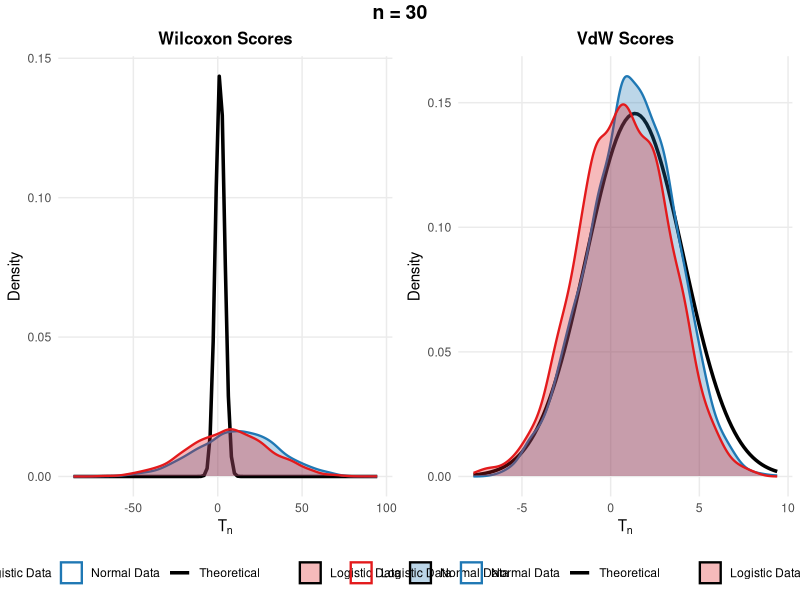
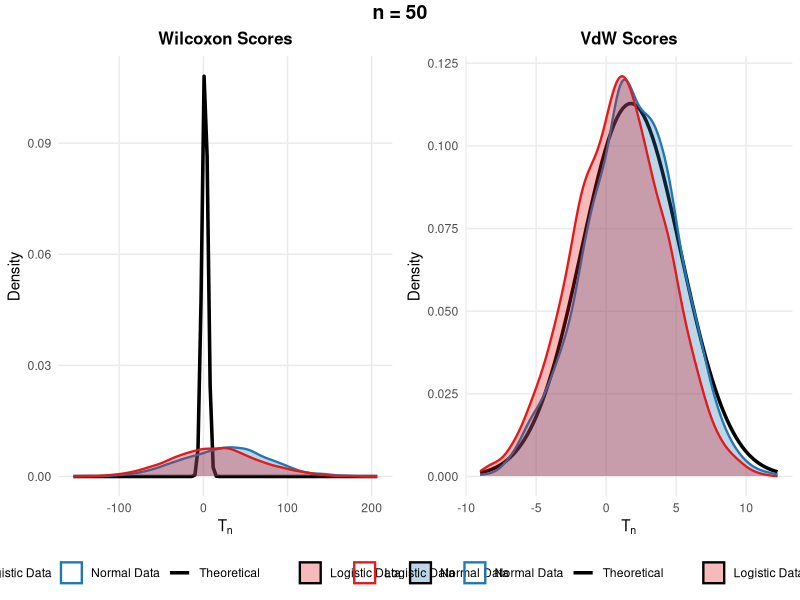
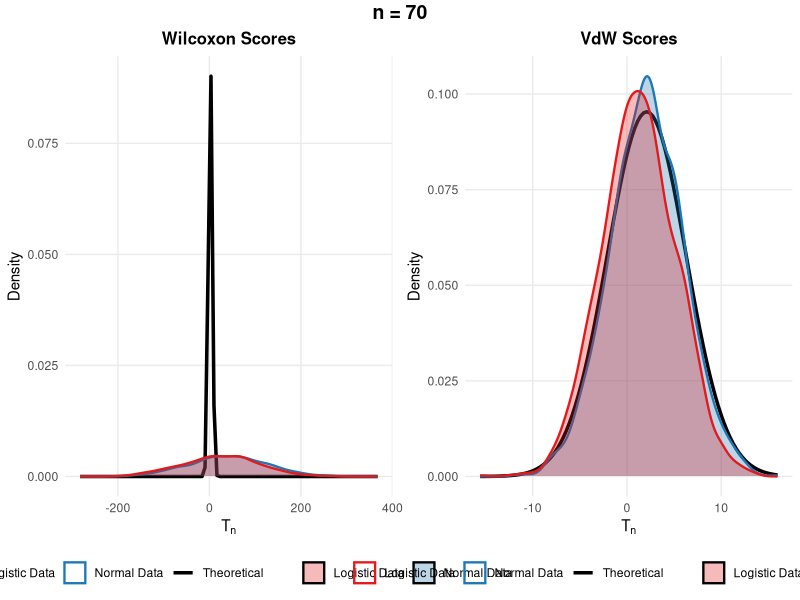
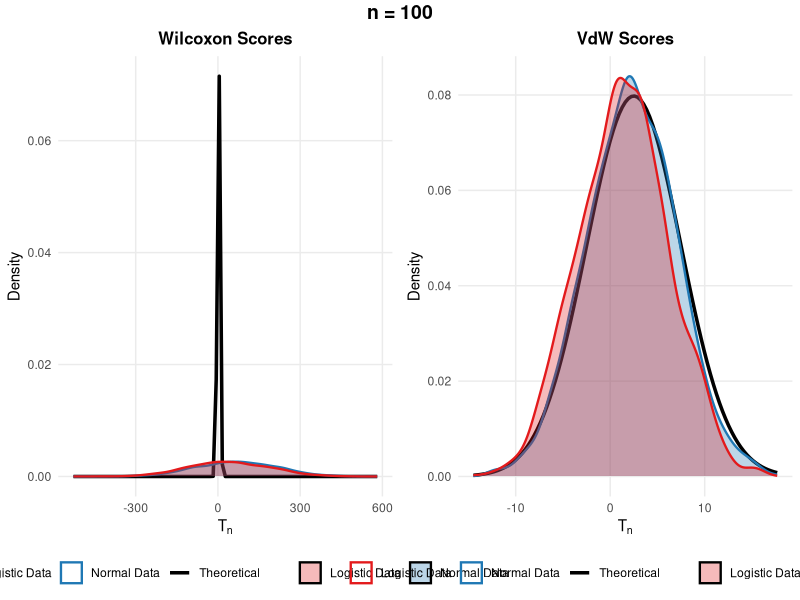
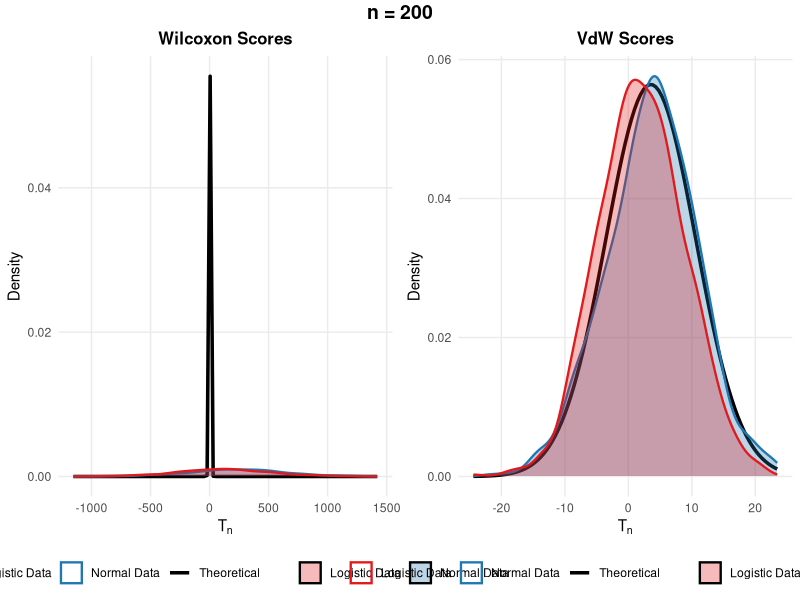

Recreate these plots in R, in order.
# =============================================================================
# APPLICATION OF LE CAM'S LEMMA: FINITE-SAMPLE PERFORMANCE
# =============================================================================
# This script simulates linear rank statistics under local alternatives
# and compares empirical distributions with theoretical normal approximations.
# =============================================================================

# Load required libraries
library(ggplot2)
library(dplyr)
library(tidyr)
library(gridExtra)

# Set seed for reproducibility
set.seed(123)

# =============================================================================
# 1. HELPER FUNCTIONS
# =============================================================================

# Compute Wilcoxon scores
wilcoxon_scores <- function(n) {
  return(1:n)
}

# Compute Van der Waerden scores
vdw_scores <- function(n) {
  return(qnorm((1:n) / (n + 1)))
}

# Compute linear rank statistic T_n
compute_Tn <- function(x, y, score_func) {
  n1 <- length(x)
  n2 <- length(y)
  n <- n1 + n2
  
  pooled <- c(x, y)
  ranks <- rank(pooled)
  c_i <- c(rep(0, n1), rep(1, n2))
  c_bar <- mean(c_i)
  a_ranks <- score_func(n)[ranks]
  T_n <- sum((c_i - c_bar) * a_ranks)
  
  return(T_n)
}

# Generate data under alternative (theta_n = 1/sqrt(n))
generate_alternative_data <- function(n1, n2, dist_type) {
  n <- n1 + n2
  theta_n <- 1 / sqrt(n)
  
  if (dist_type == "normal") {
    x <- rnorm(n1, mean = 0, sd = 1)
    y <- rnorm(n2, mean = theta_n, sd = 1)
  } else if (dist_type == "logistic") {
    x <- rlogis(n1, location = 0, scale = 1)
    y <- rlogis(n2, location = theta_n, scale = 1)
  }
  
  return(list(x = x, y = y))
}

# Compute theoretical parameters under alternative
theoretical_params <- function(n1, n2, dist_type, score_type) {
  n <- n1 + n2
  
  if (dist_type == "normal") {
    sigma2_psi <- 1
    if (score_type == "wilcoxon") {
      g0 <- 1 / (2 * sqrt(pi))
    } else if (score_type == "vdw") {
      g0 <- 1
    }
  } else if (dist_type == "logistic") {
    sigma2_psi <- 1/3
    if (score_type == "wilcoxon") {
      g0 <- 1/6
    } else if (score_type == "vdw") {
      g0 <- 1/sqrt(pi)
    }
  }
  
  mean_T <- (n1 * n2 / n) * g0 / sqrt(n)
  var_T <- (n1 * n2 / n) * sigma2_psi
  sd_T <- sqrt(var_T)
  
  return(list(mean = mean_T, sd = sd_T))
}

# =============================================================================
# 2. MAIN SIMULATION FUNCTION
# =============================================================================

run_simulation <- function(n, n_sim = 2000) {
  n1 <- n2 <- n/2
  
  cat("\nRunning simulation for n =", n, "\n")
  
  # Results storage
  all_results <- data.frame()
  
  # Score function definitions
  score_functions <- list(
    "Wilcoxon" = wilcoxon_scores,
    "VdW" = vdw_scores
  )
  
  score_types <- list(
    "Wilcoxon" = "wilcoxon",
    "VdW" = "vdw"
  )
  
  # Loop over score types
  for (score_name in names(score_functions)) {
    score_func <- score_functions[[score_name]]
    score_type <- score_types[[score_name]]
    
    # Loop over data distributions
    for (dist_type in c("Normal", "Logistic")) {
      dist_type_lower <- tolower(dist_type)
      
      # Storage for T_n values
      Tn_values <- numeric(n_sim)
      
      # Generate data and compute T_n
      for (i in 1:n_sim) {
        data <- generate_alternative_data(n1, n2, dist_type_lower)
        Tn_values[i] <- compute_Tn(data$x, data$y, score_func)
      }
      
      # Compute theoretical parameters
      theo_params <- theoretical_params(n1, n2, dist_type_lower, score_type)
      
      # Store results
      temp_results <- data.frame(
        Tn = Tn_values,
        n = rep(as.numeric(n), n_sim),
        score = rep(as.character(score_name), n_sim),
        distribution = rep(as.character(dist_type), n_sim),
        theo_mean = rep(as.numeric(theo_params$mean), n_sim),
        theo_sd = rep(as.numeric(theo_params$sd), n_sim)
      )
      all_results <- rbind(all_results, temp_results)
    }
  }
  
  # =========================================================================
  # 3. CREATE DENSITY PLOTS FOR THIS SAMPLE SIZE
  # =========================================================================
  
  plot_list <- list()
  
  for (score_name in c("Wilcoxon", "VdW")) {
    
    # Subset data for this score
    score_data <- subset(all_results, score == score_name)
    
    # Get theoretical parameters
    theo_mean <- unique(score_data$theo_mean)[1]
    theo_sd <- unique(score_data$theo_sd)[1]
    
    # Subset data by distribution
    normal_data <- subset(score_data, distribution == "Normal")
    logistic_data <- subset(score_data, distribution == "Logistic")
    
    # Create the plot
    p <- ggplot(score_data, aes(x = Tn)) +
      # Theoretical normal density
      stat_function(
        fun = function(x) dnorm(x, mean = theo_mean, sd = theo_sd),
        aes(color = "Theoretical"),
        linewidth = 1.2,
        linetype = "solid"
      ) +
      # Empirical density for Normal data
      geom_density(
        data = normal_data,
        aes(color = "Normal Data", fill = "Normal Data"),
        alpha = 0.3,
        linewidth = 0.8
      ) +
      # Empirical density for Logistic data
      geom_density(
        data = logistic_data,
        aes(color = "Logistic Data", fill = "Logistic Data"),
        alpha = 0.3,
        linewidth = 0.8
      ) +
      # Labels and theme
      labs(
        title = paste(score_name, "Scores"),
        x = expression(T[n]),
        y = "Density",
        color = "",
        fill = ""
      ) +
      theme_minimal() +
      theme(
        plot.title = element_text(hjust = 0.5, face = "bold", size = 12),
        legend.position = "bottom",
        legend.box = "horizontal",
        panel.grid.minor = element_blank()
      ) +
      scale_color_manual(
        values = c("Theoretical" = "black", 
                   "Normal Data" = "#1f78b4", 
                   "Logistic Data" = "#e31a1c")
      ) +
      scale_fill_manual(
        values = c("Normal Data" = "#1f78b4", 
                   "Logistic Data" = "#e31a1c")
      )
    
    plot_list[[score_name]] <- p
  }
  
  # Combine plots for this sample size
  combined_plot <- grid.arrange(
    plot_list[["Wilcoxon"]], 
    plot_list[["VdW"]],
    ncol = 2,
    top = grid::textGrob(
      paste("n =", n),
      gp = grid::gpar(fontsize = 14, fontface = "bold")
    )
  )
  
  return(list(
    combined_plot = combined_plot,
    results = all_results
  ))
}

# =============================================================================
# 4. RUN SIMULATIONS FOR ALL SAMPLE SIZES
# =============================================================================

sample_sizes <- c(30, 50, 70, 100, 200)

# Store all results
all_sim_results <- list()

for (n in sample_sizes) {
  # Adjust simulation iterations based on sample size
  n_sim <- ifelse(n <= 50, 3000, ifelse(n <= 100, 2000, 1000))
  
  result <- run_simulation(n, n_sim = n_sim)
  
  all_sim_results[[as.character(n)]] <- result
  
  # Display the plot
  print(result$combined_plot)
}
